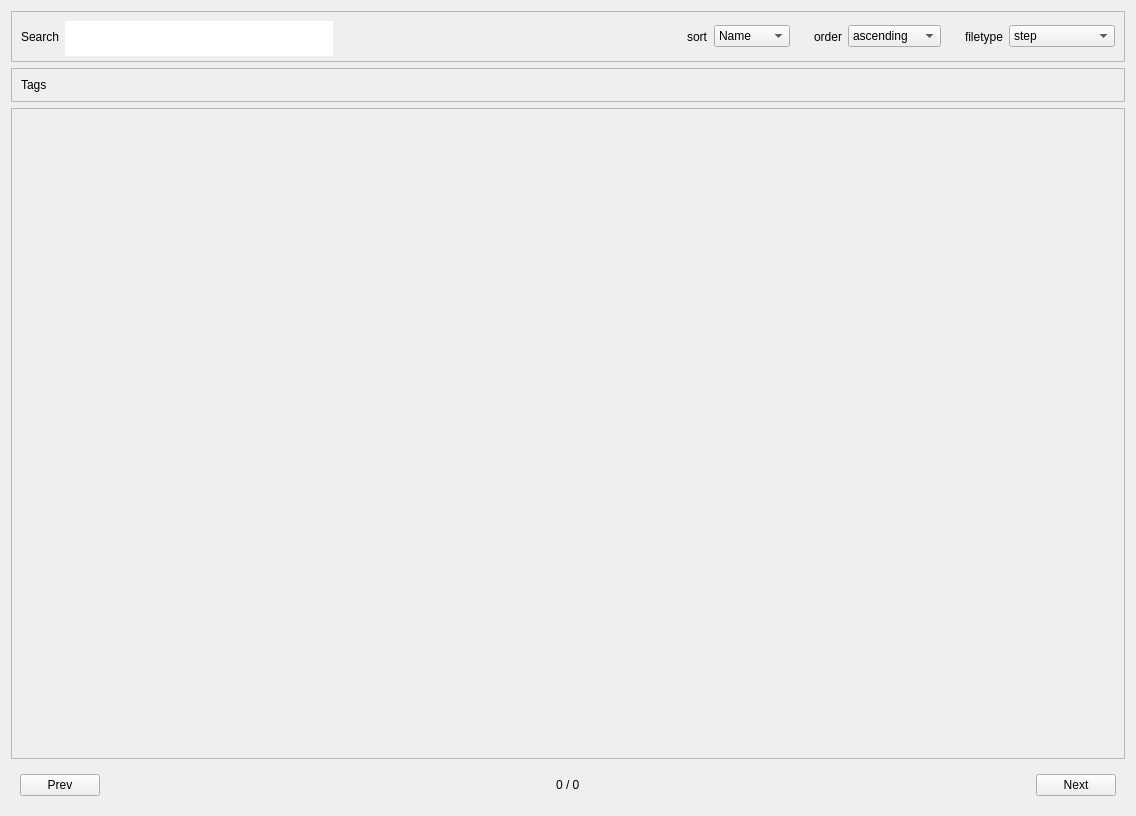
<?xml version="1.0" encoding="UTF-8"?>
<ui version="4.0">
 <class>gridView</class>
 <widget class="QWidget" name="gridView">
  <property name="geometry">
   <rect>
    <x>0</x>
    <y>0</y>
    <width>1136</width>
    <height>816</height>
   </rect>
  </property>
  <property name="windowTitle">
   <string>Form</string>
  </property>
  <layout class="QVBoxLayout" name="verticalLayout">
   <item>
    <widget class="QFrame" name="titleFrame">
     <property name="maximumSize">
      <size>
       <width>16777215</width>
       <height>51</height>
      </size>
     </property>
     <property name="frameShape">
      <enum>QFrame::StyledPanel</enum>
     </property>
     <property name="frameShadow">
      <enum>QFrame::Raised</enum>
     </property>
     <layout class="QHBoxLayout" name="horizontalLayout_7">
      <property name="leftMargin">
       <number>0</number>
      </property>
      <property name="topMargin">
       <number>0</number>
      </property>
      <property name="rightMargin">
       <number>0</number>
      </property>
      <property name="bottomMargin">
       <number>0</number>
      </property>
      <item>
       <widget class="QWidget" name="searchWidget" native="true">
        <layout class="QHBoxLayout" name="horizontalLayout_2">
         <item>
          <widget class="QLabel" name="searchLabel">
           <property name="sizePolicy">
            <sizepolicy hsizetype="Maximum" vsizetype="Preferred">
             <horstretch>0</horstretch>
             <verstretch>0</verstretch>
            </sizepolicy>
           </property>
           <property name="text">
            <string>Search</string>
           </property>
          </widget>
         </item>
         <item>
          <widget class="QLineEdit" name="searchLineEdit">
           <property name="sizePolicy">
            <sizepolicy hsizetype="Expanding" vsizetype="Expanding">
             <horstretch>0</horstretch>
             <verstretch>0</verstretch>
            </sizepolicy>
           </property>
           <property name="minimumSize">
            <size>
             <width>0</width>
             <height>35</height>
            </size>
           </property>
           <property name="styleSheet">
            <string notr="true">border: 0px ;
</string>
           </property>
          </widget>
         </item>
        </layout>
       </widget>
      </item>
      <item>
       <spacer name="horizontalSpacer">
        <property name="orientation">
         <enum>Qt::Horizontal</enum>
        </property>
        <property name="sizeHint" stdset="0">
         <size>
          <width>40</width>
          <height>20</height>
         </size>
        </property>
       </spacer>
      </item>
      <item>
       <widget class="QWidget" name="sortWidget" native="true">
        <layout class="QHBoxLayout" name="horizontalLayout_4">
         <item>
          <widget class="QLabel" name="sortLabel">
           <property name="sizePolicy">
            <sizepolicy hsizetype="Maximum" vsizetype="Preferred">
             <horstretch>0</horstretch>
             <verstretch>0</verstretch>
            </sizepolicy>
           </property>
           <property name="text">
            <string>sort</string>
           </property>
          </widget>
         </item>
         <item>
          <widget class="QComboBox" name="sortComboBox">
           <item>
            <property name="text">
             <string>Name</string>
            </property>
           </item>
           <item>
            <property name="text">
             <string>Created</string>
            </property>
           </item>
           <item>
            <property name="text">
             <string>Updated</string>
            </property>
           </item>
           <item>
            <property name="text">
             <string>Rating</string>
            </property>
           </item>
          </widget>
         </item>
        </layout>
       </widget>
      </item>
      <item>
       <widget class="QWidget" name="orderWidget" native="true">
        <layout class="QHBoxLayout" name="horizontalLayout_3">
         <item>
          <widget class="QLabel" name="orderLabel">
           <property name="sizePolicy">
            <sizepolicy hsizetype="Maximum" vsizetype="Preferred">
             <horstretch>0</horstretch>
             <verstretch>0</verstretch>
            </sizepolicy>
           </property>
           <property name="text">
            <string>order</string>
           </property>
          </widget>
         </item>
         <item>
          <widget class="QComboBox" name="orderComboBox">
           <item>
            <property name="text">
             <string>ascending</string>
            </property>
           </item>
           <item>
            <property name="text">
             <string>descending</string>
            </property>
           </item>
          </widget>
         </item>
        </layout>
       </widget>
      </item>
      <item>
       <widget class="QWidget" name="fileTypeWidget" native="true">
        <layout class="QHBoxLayout" name="horizontalLayout_11">
         <item>
          <widget class="QLabel" name="fileTypeLabel">
           <property name="sizePolicy">
            <sizepolicy hsizetype="Maximum" vsizetype="Preferred">
             <horstretch>0</horstretch>
             <verstretch>0</verstretch>
            </sizepolicy>
           </property>
           <property name="text">
            <string>filetype</string>
           </property>
          </widget>
         </item>
         <item>
          <widget class="CheckableComboBox" name="fileTypeComboBox">
           <property name="minimumSize">
            <size>
             <width>106</width>
             <height>0</height>
            </size>
           </property>
           <property name="editable">
            <bool>false</bool>
           </property>
           <item>
            <property name="text">
             <string>step</string>
            </property>
           </item>
           <item>
            <property name="text">
             <string>fcstd</string>
            </property>
           </item>
           <item>
            <property name="text">
             <string>fcstd1</string>
            </property>
           </item>
           <item>
            <property name="text">
             <string>stl</string>
            </property>
           </item>
           <item>
            <property name="text">
             <string>stp</string>
            </property>
           </item>
          </widget>
         </item>
        </layout>
       </widget>
      </item>
     </layout>
    </widget>
   </item>
   <item>
    <widget class="QFrame" name="titleFrame_2">
     <property name="maximumSize">
      <size>
       <width>16777215</width>
       <height>51</height>
      </size>
     </property>
     <property name="frameShape">
      <enum>QFrame::StyledPanel</enum>
     </property>
     <property name="frameShadow">
      <enum>QFrame::Raised</enum>
     </property>
     <layout class="QHBoxLayout" name="horizontalLayout_8">
      <property name="leftMargin">
       <number>0</number>
      </property>
      <property name="topMargin">
       <number>0</number>
      </property>
      <property name="rightMargin">
       <number>0</number>
      </property>
      <property name="bottomMargin">
       <number>0</number>
      </property>
      <item>
       <widget class="QWidget" name="tagBarWidget" native="true">
        <layout class="QHBoxLayout" name="horizontalLayout_5">
         <item>
          <widget class="QLabel" name="tagBarLabel">
           <property name="sizePolicy">
            <sizepolicy hsizetype="Maximum" vsizetype="Preferred">
             <horstretch>0</horstretch>
             <verstretch>0</verstretch>
            </sizepolicy>
           </property>
           <property name="text">
            <string>Tags</string>
           </property>
          </widget>
         </item>
         <item>
          <widget class="TagBar" name="tagBar" native="true">
           <property name="sizePolicy">
            <sizepolicy hsizetype="Expanding" vsizetype="Preferred">
             <horstretch>0</horstretch>
             <verstretch>0</verstretch>
            </sizepolicy>
           </property>
          </widget>
         </item>
        </layout>
       </widget>
      </item>
      <item>
       <spacer name="horizontalSpacer_2">
        <property name="orientation">
         <enum>Qt::Horizontal</enum>
        </property>
        <property name="sizeHint" stdset="0">
         <size>
          <width>40</width>
          <height>20</height>
         </size>
        </property>
       </spacer>
      </item>
     </layout>
    </widget>
   </item>
   <item>
    <widget class="QScrollArea" name="scrollArea">
     <property name="widgetResizable">
      <bool>true</bool>
     </property>
     <widget class="GridItemWidget" name="scrollAreaContentItemsWidget">
      <property name="geometry">
       <rect>
        <x>0</x>
        <y>0</y>
        <width>1120</width>
        <height>651</height>
       </rect>
      </property>
     </widget>
    </widget>
   </item>
   <item>
    <widget class="QWidget" name="bottomBar" native="true">
     <layout class="QHBoxLayout" name="horizontalLayout">
      <item>
       <widget class="QPushButton" name="prevButton">
        <property name="text">
         <string>Prev</string>
        </property>
       </widget>
      </item>
      <item>
       <spacer name="horizontalSpacer_3">
        <property name="orientation">
         <enum>Qt::Horizontal</enum>
        </property>
        <property name="sizeHint" stdset="0">
         <size>
          <width>40</width>
          <height>20</height>
         </size>
        </property>
       </spacer>
      </item>
      <item>
       <widget class="QLabel" name="pageLable">
        <property name="text">
         <string>0 / 0</string>
        </property>
       </widget>
      </item>
      <item>
       <spacer name="bottomBarSpacer">
        <property name="orientation">
         <enum>Qt::Horizontal</enum>
        </property>
        <property name="sizeHint" stdset="0">
         <size>
          <width>40</width>
          <height>20</height>
         </size>
        </property>
       </spacer>
      </item>
      <item>
       <widget class="QPushButton" name="nextButton">
        <property name="text">
         <string>Next</string>
        </property>
       </widget>
      </item>
     </layout>
    </widget>
   </item>
  </layout>
 </widget>
 <customwidgets>
  <customwidget>
   <class>GridItemWidget</class>
   <extends>QWidget</extends>
   <header location="global">component_library/user_interface/widgets</header>
   <container>1</container>
  </customwidget>
  <customwidget>
   <class>CheckableComboBox</class>
   <extends>QComboBox</extends>
   <header location="global">component_library/user_interface/widgets</header>
  </customwidget>
  <customwidget>
   <class>TagBar</class>
   <extends>QWidget</extends>
   <header location="global">component_library/user_interface/widgets</header>
   <container>1</container>
  </customwidget>
 </customwidgets>
 <resources/>
 <connections/>
</ui>
